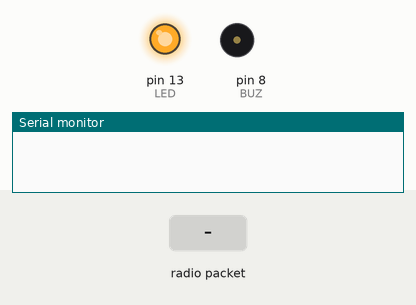
This sketch was run on a simulated Arduino Uno, built with avr-gcc and run on an emulated ATmega328P. On the bench: output pins drawn as LEDs (lit = HIGH), buzzer (waves = sounding, pin HIGH), the last lines printed to the serial monitor. Inputs (shaded band) come from the test bench. No radio packets arrive unless stated.

Above: at 0.1 s.
At 4.2 s:
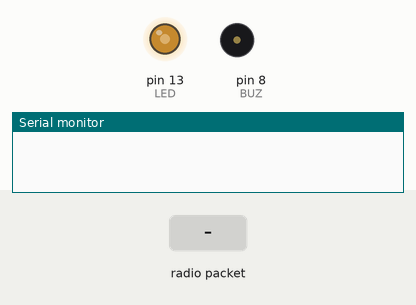
4.3 s: radio packet "1" arrives
At 5.7 s:
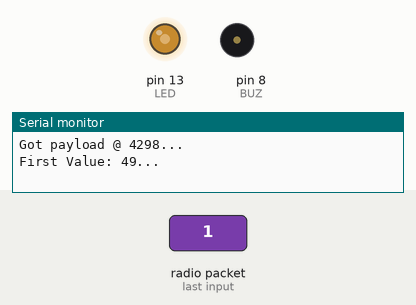
Timing chart, 0 to 7.3 s (numbered marks = the images above; inputs shaded):
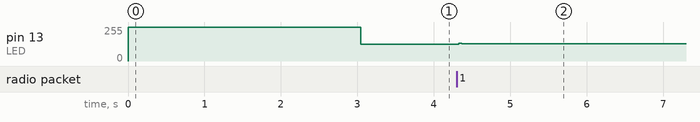

Measured:
- after the input at 4.3 s, pin 13 (LED): 127/255 → 128/255 at once

The sketch:

rf24_testing_basic_pong.ino
```cpp
/*
 *
 *
 *
 *
 *
 *
 *
 *
 *
 *
 *
 *
 *
 *
 *
 *
 *
 *
 *           WARNING
 *
 *
 * This sketch is using " strange " pipes. At least the PING I know is working with the
 * old ATMEGA328P that I have programmed a long time ago to use pipes "3Node", "4Node".
 * Like I said the PING sketch works, but this here doesn't seem to be compatible so
 * a re-write of this pong sketch might be necessary before testing with new chips.
 *
 *
 *
 *
 *
 *
 *
 *
 *
 *
 *
 *
 *
 *
 *
 *
 *
 *
 *
 *
 *
 *
 *
 *
 *
 *

JCAM Radio slave sleeper program.
This is based on https://gist.github.com/bryanthompson/ef4ecf24ad36410f077b for radio
This is based on [Martin Nawrath] for watchdog

This project is for arduinos that use batteries as power source. These devices will go into sleep mode for configurable
amounts of time, and during that time they appear to be powered off.
The Radio transmission part of this software is copy-paste from Bryan's code. It is slightly modified only to be
compatible with the shutdown/sleep/watchdog functionality.
In other words, we use the Martin's code wrapping Bryan's code, taking care to properly initialize and turn up on the
radio once we are in the active loop.

In very basic setups this can mean that your arduino will run for about 3 months with only a few AA batteries.
*/

#include <SPI.h>
#include <RF24.h>
#include "printf.h"

//includes for watchdog/nightingale/sleep features
#include <avr/sleep.h>
#include <avr/wdt.h>

#define LED 13
#define TMP A0
#define RF_CS 9
#define RF_CSN 10
#define BUZ 8

#ifndef cbi
#define cbi(sfr, bit) (_SFR_BYTE(sfr) &= ~_BV(bit))
#endif
#ifndef sbi
#define sbi(sfr, bit) (_SFR_BYTE(sfr) |= _BV(bit))
#endif

int nint;
boolean ledState = false;
byte del;
int cnt;
byte state=0;
int light=0;

volatile boolean f_wdt=1;

RF24 radio(RF_CS, RF_CSN);
const uint64_t pipes[2] = { 0xe7e7e7e7e7LL, 0xc2c2c2c2c2LL };

void setup() {
  pinMode(LED, OUTPUT);
  pinMode(TMP, INPUT);
  pinMode(BUZ, OUTPUT);
  digitalWrite(LED, HIGH);
  delay(3000);
  Serial.begin(115200);
  printf_begin();
  radio.begin();
  radio.openWritingPipe(pipes[1]);    // note that our pipes are the same above, but that
  radio.openReadingPipe(1, pipes[0]); // they are flipped between rx and tx sides.
  radio.startListening();
  radio.printDetails();
  digitalWrite(LED, LOW);

  // CPU Sleep Modes
  // SM2 SM1 SM0 Sleep Mode
  // 0    0  0 Idle
  // 0    0  1 ADC Noise Reduction
  // 0    1  0 Power-down
  // 0    1  1 Power-save
  // 1    0  0 Reserved
  // 1    0  1 Reserved
  // 1    1  0 Standby(1)

  /*cbi( SMCR,SE );      // sleep enable, power down mode
  cbi( SMCR,SM0 );     // power down mode
  sbi( SMCR,SM1 );     // power down mode
  cbi( SMCR,SM2 );     // power down mode

  setup_watchdog(9);*/
}

void loop() {

  //if (f_wdt==1)   // wait for timed out watchdog / flag is set when a watchdog timeout occurs
  {
    f_wdt=0;       // reset flag

    int temp = 0.0;
    temp = 66;//analogRead(TMP) * 00.48828125; // if no thermometer is connected, what do we read?

    if (radio.available()) {
      uint8_t rx_data[32];  // we'll receive a 32 byte packet

      bool done = false;
      while (!done) {
        done = radio.read( &rx_data, sizeof(rx_data) );
        printf("Got payload @ %lu...\r\n", millis());
        printf("First Value: %i...\r\n", rx_data[0] );

        //TODO: add code that checks for precise data in the rvd package
        //TODO: acceptable commands: wake up, tx log, sleep nightingale
      }

      // first value was probably 254 or 666 or 66 depending on Joao's code evolution... replace that value with current temperature
      rx_data[0] = 666;
      radio.stopListening();
      radio.write( &rx_data, sizeof(rx_data) );
      radio.startListening();
    }
    digitalWrite(LED, !digitalRead(LED));
    /*whistle();
    system_sleep();*/
  }
}

//****************************************************************
// put some whiste sound on piezo
void whistle() {
  for (int ii = 0; ii<= 20; ii++) {
    for (del=0; del <=254; del++) {
      digitalWrite(BUZ,0);
      delayMicroseconds((ii*5)+(del * 2));
      digitalWrite(BUZ,1);
      delayMicroseconds((ii*5)+(del * 2));
    }
    PORTB ^= 32;  // toggle pinLed
  }
}

//****************************************************************
// set system into the sleep state
// system wakes up when wtchdog is timed out
void system_sleep()
{
  cbi(ADCSRA,ADEN);                    // switch Analog to Digitalconverter OFF
  set_sleep_mode(SLEEP_MODE_PWR_DOWN); // sleep mode is set here
  sleep_enable();
  sleep_mode();                        // System sleeps here
  sleep_disable();                     // System continues execution here when watchdog timed out
  sbi(ADCSRA,ADEN);                    // switch Analog to Digitalconverter ON
}

//****************************************************************
// 0=16ms, 1=32ms,2=64ms,3=128ms,4=250ms,5=500ms
// 6=1 sec,7=2 sec, 8=4 sec, 9= 8sec
void setup_watchdog(int ii)
{
  byte bb;
  int ww;
  if (ii > 9 ) ii=9;
  bb=ii & 7;
  if (ii > 7) bb|= (1<<5);
  bb|= (1<<WDCE);
  ww=bb;

  MCUSR &= ~(1<<WDRF);
  // start timed sequence
  WDTCSR |= (1<<WDCE) | (1<<WDE);
  // set new watchdog timeout value
  WDTCSR = bb;
  WDTCSR |= _BV(WDIE);
}
//****************************************************************
// Watchdog Interrupt Service / is executed when  watchdog timed out
ISR(WDT_vect) {
  f_wdt=1;  // set global flag
}
```

printf.h
```cpp
// (licence header left out)
/**
 * @file printf.h
 *
 * Setup necessary to direct stdout to the Arduino Serial library, which
 * enables 'printf'
 */

#ifndef __PRINTF_H__
#define __PRINTF_H__

#ifdef ARDUINO

int serial_putc( char c, FILE * )
{
  Serial.write( c );

  return c;
}

void printf_begin(void)
{
  fdevopen( &serial_putc, 0 );
}

#else
#error This example is only for use on Arduino.
#endif // ARDUINO

#endif // __PRINTF_H__
```
